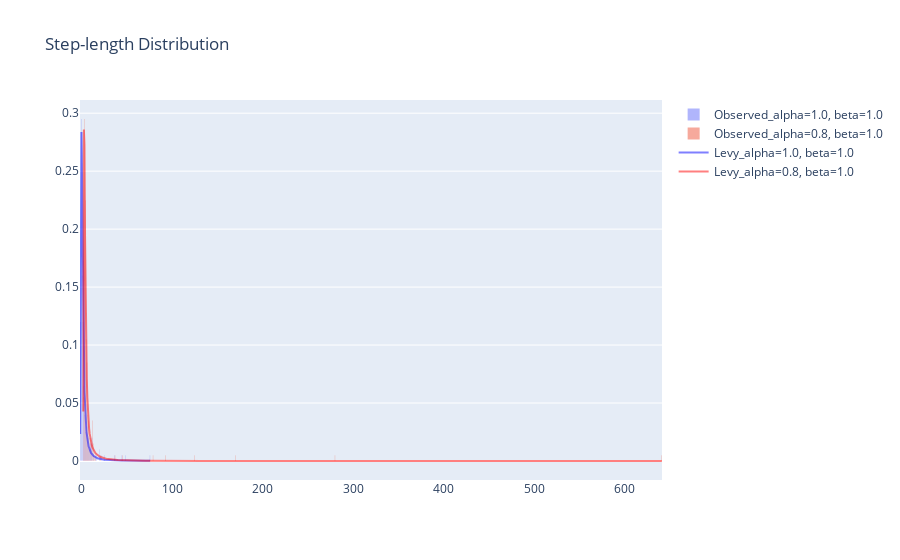

Notebook source saved alongside this figure:
### Markdown cell above
# Activity 4: Step-length Distribution - (source dist. vs observed dist.)
- Write a function that returns a Lévy Walk (LW) trajectory in pandas df.
- Consider two LW trajectories with different alpha coefficients.
- Write a function that restaurants the step lengths for a given trajectory.
- Compare the observed distribution (histogram) to the source distribution (curve) for both trajectories, as shown in the figure below.
- Display the results using plotly.

### Code cell
#Levy parameters
alpha_1 = 1.0
beta_1 = 1.0
alpha_2 = 0.8
beta_2 = 1.0
sample_size = 200

#Create random Levy parameters for #1 Using Pandas
data_1 = levy_stable.rvs(alpha_1, beta_1, size=sample_size)
df_1 = pd.DataFrame({'levy_data_1': data_1})

#Create random Levy parameters for #2 Using Pandas
data_2 = levy_stable.rvs(alpha_2, beta_2, size=sample_size)
df_2 = pd.DataFrame({'levy_data_2': data_2})

#Create histogrm
fig = go.Figure()

fig.add_trace(go.Histogram(x=df_1['levy_data_1'], nbinsx=1000, histnorm='probability density', 
                           name=f'Observed_alpha={alpha_1}, beta={beta_1}', opacity=0.6))

fig.add_trace(go.Histogram(x=df_2['levy_data_2'], nbinsx=1000, histnorm='probability density', 
                           name=f'Observed_alpha={alpha_2}, beta={beta_2}', opacity=0.6))

#Obtain first levi distribution
x_values_1 = np.linspace(df_1['levy_data_1'].min(), df_1['levy_data_1'].max(), 1000)
pdf_1 = levy_stable.pdf(x_values_1, alpha_1, beta_1)

#Obtain second levi distribution
x_values_2 = np.linspace(df_2['levy_data_2'].min(), df_2['levy_data_2'].max(),1000)
pdf_2 = levy_stable.pdf(x_values_2, alpha_2, beta_2)

#Add curve #1
fig.add_trace(go.Scatter(
    x=x_values_1, 
    y=pdf_1, 
    mode='lines', 
    name=f'Levy_alpha={alpha_1}, beta={beta_1}', 
    line=dict(color='blue')))

# Add curve #2
fig.add_trace(go.Scatter(
    x=x_values_2,
    y=pdf_2, 
    mode='lines', 
    name=f'Levy_alpha={alpha_2}, beta={beta_2}',
    line=dict(color='red')))

#layers
fig.update_layout(
    title='Step-length Distribution',
    showlegend=True,)

fig.update_traces(opacity=0.5)

fig.show()

### Figure 1 — Plotly figure (JSON) as saved in the notebook; plotly's stock layout.template omitted (floating-point values rounded to 4 significant figures; data arrays with more than 128 entries replaced by an {"elided": "..."} marker saying what was removed)
{"data": [{"histnorm": "probability density", "name": "Observed_alpha=1.0, beta=1.0", "nbinsx": 1000, "opacity": 0.5, "type": "histogram", "x": {"elided": "200 float values"}}, {"histnorm": "probability density", "name": "Observed_alpha=0.8, beta=1.0", "nbinsx": 1000, "opacity": 0.5, "type": "histogram", "x": {"elided": "200 float values"}}, {"line": {"color": "blue"}, "mode": "lines", "name": "Levy_alpha=1.0, beta=1.0", "opacity": 0.5, "type": "scatter", "x": {"elided": "1000 float values"}, "y": {"elided": "1000 float values"}}, {"line": {"color": "red"}, "mode": "lines", "name": "Levy_alpha=0.8, beta=1.0", "opacity": 0.5, "type": "scatter", "x": {"elided": "1000 float values"}, "y": {"elided": "1000 float values"}}], "layout": {"showlegend": true, "title": {"text": "Step-length Distribution"}}}
